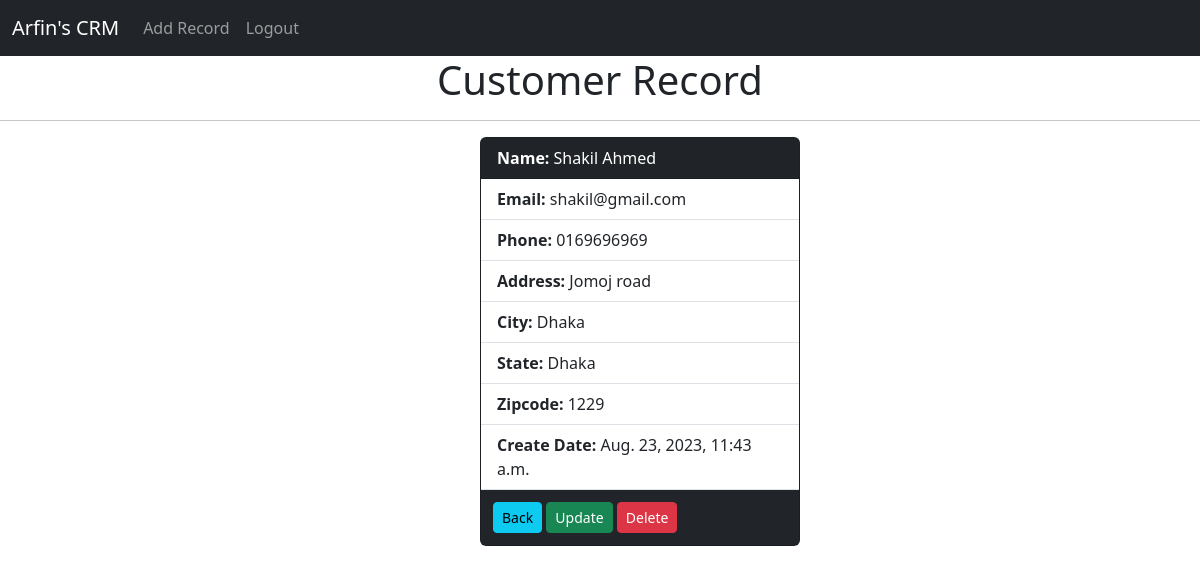
The page /record/2/ (signed in) on the database its author committed.
### base/models.py (models this page shows, shortened)
class Record(models.Model):
    created_at = models.DateTimeField(auto_now_add=True)
    name = models.CharField(max_length=256)
    email = models.CharField(max_length=256)
    phone = models.CharField(max_length=256)
    address = models.CharField(max_length=256)
    city = models.CharField(max_length=50)
    state = models.CharField(max_length=50)
    zipcode = models.CharField(max_length=20)

### base/views.py (the view)
# urls.py: path('record/<str:pk>/', views.customer_record, name='record'),
def customer_record(request, pk):
    if request.user.is_authenticated:
        customer_record = Record.objects.get(id=pk)
        context = {'customer_record': customer_record}
        return render(request, 'record.html', context)
    else:
        messages.success(request, 'You must be logged in to access!')
        return redirect('home')

### templates/record.html (shortened to what this page needs)
{% extends "base.html" %}
{% block content %}
<h1 style="text-align: center;">Customer Record</h1>
<hr>
<div class="card text-white bg-dark mb-3" style="width: 20rem; margin-left: 40vw;">
    <div class="card-header">
        <strong>Name: </strong> {{customer_record.name}}
    </div>
    <ul class="list-group list-group-flush">
        <li class="list-group-item"><strong>Email:</strong> {{customer_record.email}}</li>
        <li class="list-group-item"><strong>Phone:</strong> {{customer_record.phone}}</li>
        <li class="list-group-item"><strong>Address: </strong> {{customer_record.address}}</li>
        <li class="list-group-item"><strong>City: </strong> {{customer_record.city}}</li>
        <li class="list-group-item"><strong>State: </strong> {{customer_record.state}}</li>
        <li class="list-group-item"><strong>Zipcode: </strong> {{customer_record.zipcode}}</li>
        <li class="list-group-item"><strong>Create Date: </strong> {{customer_record.created_at}}</li>
        <div class="m-1 p-2">
            <a href="{% url 'home' %}" class="btn btn-sm btn-info ">Back</a>
            <a href="{% url 'update' customer_record.id %}" class="btn btn-sm btn-success">Update</a>
            <a href="{% url 'delete' customer_record.id %}" class="btn btn-sm btn-danger">Delete</a>
        </div>
    </ul>
</div>
{% endblock content %}

### rows shown on the page
Record: name "Shakil Ahmed", email "shakil@gmail.com", phone "0169696969", address "Jomoj road", city "Dhaka", state "Dhaka", zipcode "1229", created_at "Aug. 23, 2023, 11:43 a.m."
